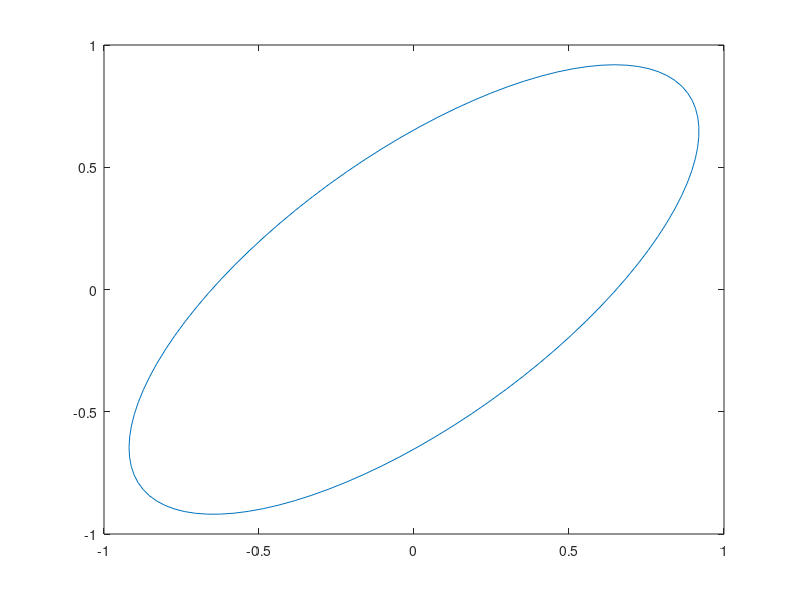
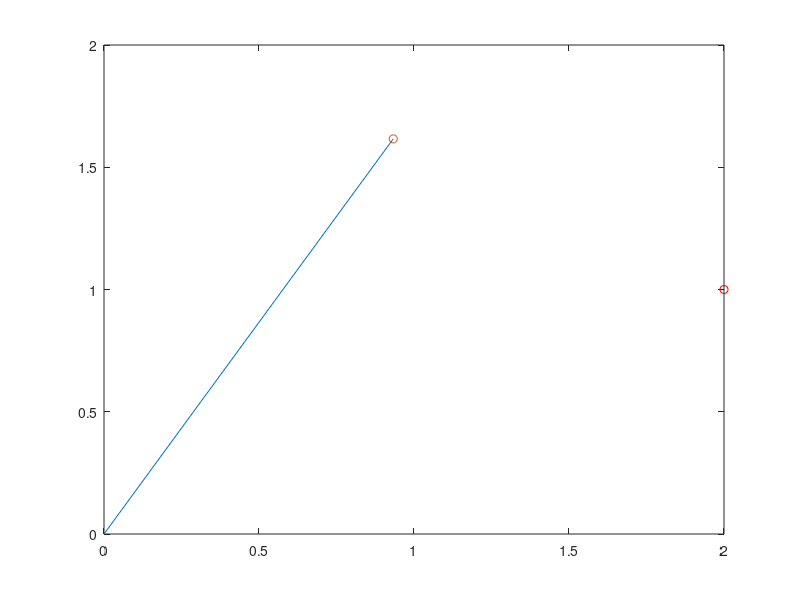
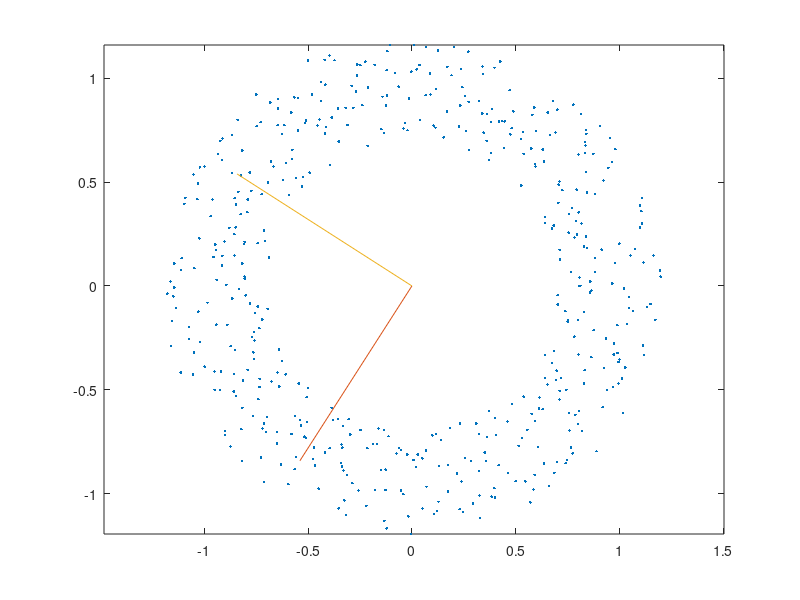
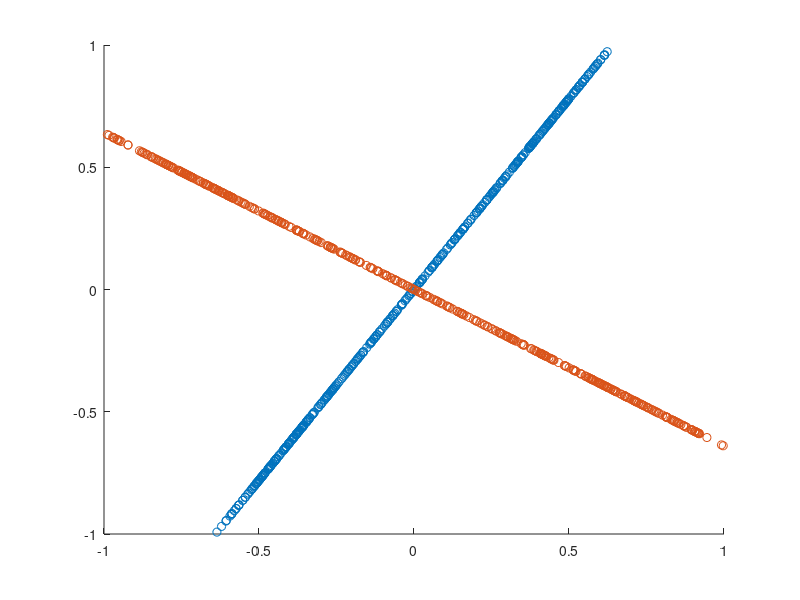

Write MATLAB code to recreate these figures, in order.
% Isaac Pfleegor
% CSCD 409, Homework 4
% <04/23/2016>
%
clc, clear, close all ;

% the following is to help the grader (substitute your name)
diary ipfleegorHw4.txt

% Always display your name at runtime
disp('Isaac Pfleegor- CSCD 409 Homework 4') ;

% change to Octave to Matlab if that's what you use
disp('This assignment was tested in Matlab') ;   



%problem 1
disp('');
disp('================Problem 1 ==============');
% create unit circle data

	t = linspace(0,2*pi,100);
	x = sin(t);
	y = cos(t);
	
	M = [x;y];
	
    stretcher_M = [ [1.2, 0]', [0,0.5]'];
	
	M_1 = M'*stretcher_M;
	
% 	plot(M_1(:,1),M_1(:,2))
	
hanger_M = [[1/sqrt(2);1/sqrt(2)], [1/sqrt(2);-1/sqrt(2)]];
M_2 = M_1*(hanger_M);

figure
plot(M_2(:,1),M_2(:,2))


%problem 2
disp('');
disp('================Problem 2 ==============');

q = [ 0.5; 0.866];
p = [ 2; 1];
%V' matrix
V = [ cosd(60), sind(60); -sind(60), cosd(60)];

% part a (rotate point)
q_rotate = V*q;
p_v = V*p
%part b (stretcher matrix to extract x value)
S = [ 1, 0; 0, 0];
p_s = S*p_v

%part c(rotate the point back)
%"hang" the point back using the U matrix "R'"
p_u = V'*p_s
%part d (plot original point and projected point)
x_vals = [0, p_u(1,1)];
y_vals = [0, p_u(2,1)];

%plot the original vector to the projected point
figure
% plot(q_vec);
plot(x_vals, y_vals);
hold on
% plot projected point
plot(p_u(1,1),p_u(2,1),'o');

%plot original point
plot(p(1,1),p(2,1),'ro');


%part e
disp('point projection using vector project matrix derived from q');
x_1 = q*q'*p
disp('point projection using svd')
p_u



%problem 3
disp('');
disp('================Problem 3 ==============');
r = 0.5 +(1.5 -0.5).*rand(1000,1);
t = linspace(0,2*pi,1000);

y_t = cos(t).*r';
x_t = sin(t).*r';

% plot(x_t,y_t,'.')

M = [x_t;y_t];
% Part A
r = 0.7 +(1.2 - 0.7).*rand(500,1);
t = linspace(0,2*pi,500);


x_t = cos(t).*r';
y_t = sin(t).*r';
figure
plot(x_t,y_t,'.')

M = [x_t;y_t];

% get covariance matrix
cov_M = cov(M');
% get eigen values from cov matrix
[V_e,S_e] = eig(cov_M);


a = V_e(1,:);
a_plot = [0,0;a];
b = V_e(2,:);
b_plot = [0,0;b];
hold on 
axis equal
plot(a_plot, b_plot);
%get pricipcal component vectors
%  [U,S,V] = svd(M);
%principal components in U
% disp(U);




%get x and y values from projected data
% x_1 = M_1(1,:);
% y_1 = M_1(2,:);

%Part B

%project values onto basic vectors

%plot new data
%  plot(x_1,y_1, 'o');
x_1= a'*a*M;
x_2 = b'*b*M;
figure
hold on
plot(x_1(1,:), x_1(2,:),'o');
plot(x_2(1,:), x_2(2,:),'o');

%Part C

x_t2 = x_t.^2;
y_t2 = y_t.^2;
figure
plot(x_t2, y_t2, '.');

% turn off diary logging
diary off